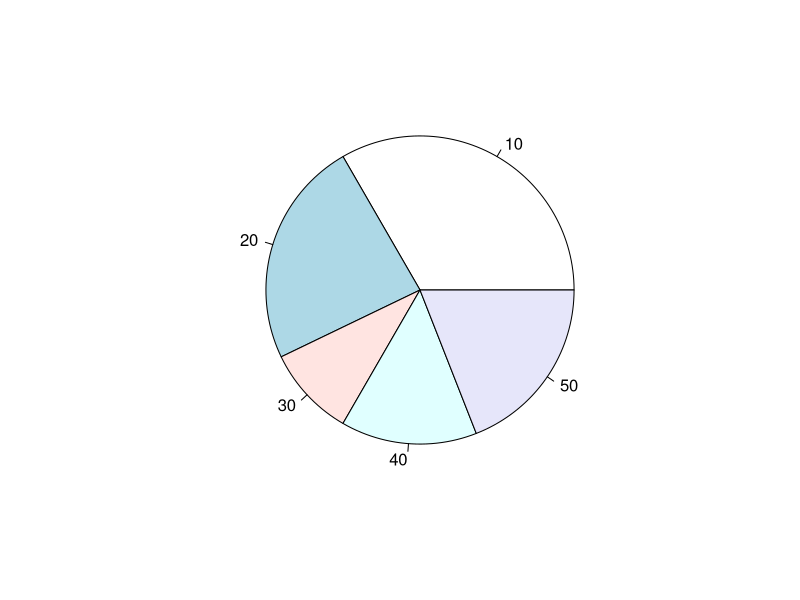
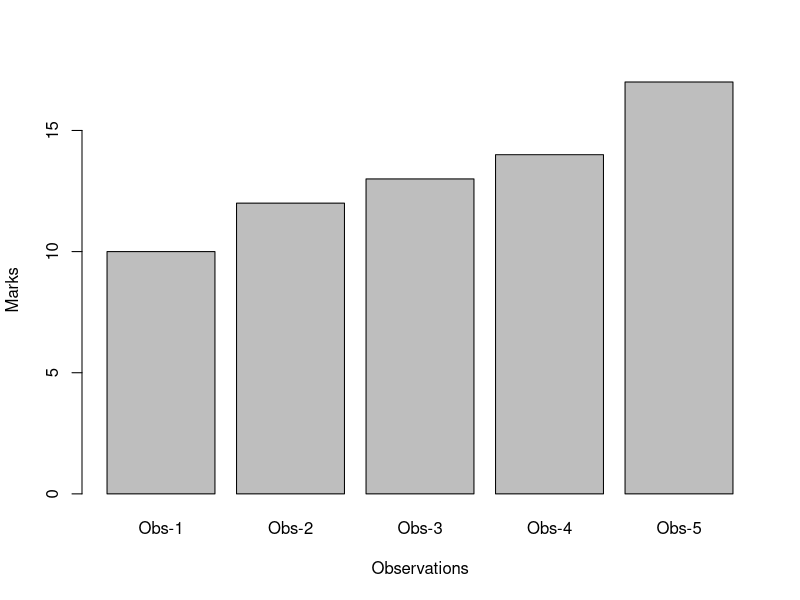
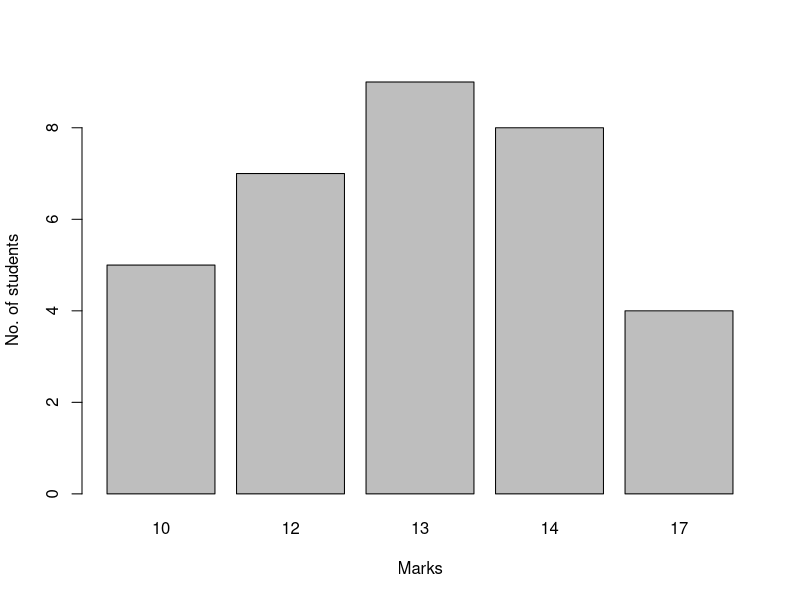
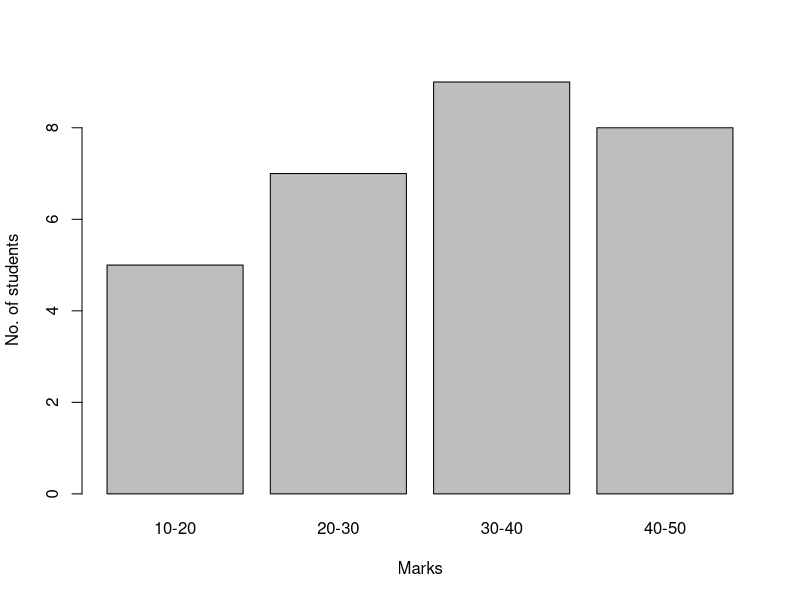

Generate these figures, in order, with R:
#Q1
marks_Q1 <- rep(c(10,20,30,10,40,50),c(3,5,2,4,3,4))
marks_Q1
table(marks_Q1)
cbind(table(marks_Q1))
pie(table(marks_Q1))

#Q2_part1
marks_Q2 <- c(10,12,13,14,17)
marks_Q2
mean_Q2_1 <- mean(marks_Q2)
mean_Q2_1
obs=paste("Obs",1:5,sep='-')
obs
barplot(marks_Q2,xlab='Observations', ylab='Marks',names.arg = obs)

#Q2_part2
no_of_students <- c(5,7,9,8,4)
no_of_students
freq_obs_Q2 <- marks_Q2*no_of_students
freq_obs_Q2
sum(freq_obs_Q2)
sum(no_of_students)
mean_Q2_2 <- sum(freq_obs_Q2)/sum(no_of_students)
mean_Q2_2
barplot(no_of_students,names.arg = marks_Q2,xlab='Marks',ylab='No. of students')

#Q2_part3
marks_lowerlimit <- c(10,20,30,40)
marks_lowerlimit
marks_upperlimit <- c(20,30,40,50)
marks_upperlimit
marks_midpoint <- (marks_upperlimit+marks_lowerlimit)/2
marks_midpoint
no_of_students_Q2_3 <- c(5,7,9,8)
no_of_students_Q2_3
freq_obs_Q2_3 <- marks_midpoint*no_of_students_Q2_3
freq_obs_Q2_3
mean_Q2_3 <- sum(freq_obs_Q2_3)/sum(no_of_students_Q2_3)
mean_Q2_3
x_lab <- paste(marks_lowerlimit,marks_upperlimit,sep='-')
x_lab
barplot(no_of_students_Q2_3,names.arg = x_lab,xlab='Marks',ylab='No. of students')

#Q3

marks_Q3 <- c(12,63,61,63,87,65,1,24,67,52,70,55,29,93,30,84,29,27,19,
           24,32,31,16,4,22,82,53,92,84,5,46,27,31,51,19,76,21,26,
           100,81,56,65,32,63,33,51,68,49,25,77)
marks_Q3
range(marks_Q3)
breaks <- seq(0,100,by=10)
breaks
marks_Q3.cut <- cut(marks_Q3,breaks)
marks_Q3.cut
marks_Q3.table <- table(marks_Q3.cut)
marks_Q3.table
cbind(marks_Q3.table)
